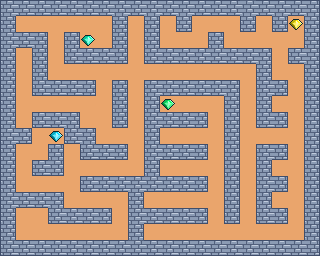

Below is a game level as drawn by its tile map, then a one-line description and the .tmx file that defines it, in full:
An orthogonal 20x16 tile map with 16x16 px tiles, 4 tile layers (ground, obstacle, moving-obstacle, diamond), 6 tilesets and 5 objects (3x spider-enemy-small, exit-point, player).

<map version="1.10" tiledversion="1.10.2" orientation="orthogonal" renderorder="right-down" width="20" height="16" tilewidth="16" tileheight="16" infinite="0" nextlayerid="16" nextobjectid="7">
 <tileset firstgid="1" source="../tsx/ground.tsx" />
 <tileset firstgid="17" source="../tsx/single-wall.tsx" />
 <tileset firstgid="33" source="../tsx/player.tsx" />
 <tileset firstgid="73" source="../tsx/misc.tsx" />
 <tileset firstgid="89" source="../tsx/spider-enemy-small.tsx" />
 <tileset firstgid="109" source="../tsx/collectable.tsx" />
 <layer id="1" name="ground" width="20" height="16">
  <data encoding="csv">
1,1,1,1,1,1,1,1,1,1,1,1,1,1,1,1,1,1,1,1,
1,1,1,1,1,1,1,1,1,1,1,1,1,1,1,1,1,1,1,1,
1,1,1,1,1,1,1,1,1,1,1,1,1,1,1,1,1,1,1,1,
1,1,1,1,1,1,1,1,1,1,1,1,1,1,1,1,1,1,1,1,
1,1,1,1,1,1,1,1,1,1,1,1,1,1,1,1,1,1,1,1,
1,1,1,1,1,1,1,1,1,1,1,1,1,1,1,1,1,1,1,1,
1,1,1,1,1,1,1,1,1,1,1,1,1,1,1,1,1,1,1,1,
1,1,1,1,1,1,1,1,1,1,1,1,1,1,1,1,1,1,1,1,
1,1,1,1,1,1,1,1,1,1,1,1,1,1,1,1,1,1,1,1,
1,1,1,1,1,1,1,1,1,1,1,1,1,1,1,1,1,1,1,1,
1,1,1,1,1,1,1,1,1,1,1,1,1,1,1,1,1,1,1,1,
1,1,1,1,1,1,1,1,1,1,1,1,1,1,1,1,1,1,1,1,
1,1,1,1,1,1,1,1,1,1,1,1,1,1,1,1,1,1,1,1,
1,1,1,1,1,1,1,1,1,1,1,1,1,1,1,1,1,1,1,1,
1,1,1,1,1,1,1,1,1,1,1,1,1,1,1,1,1,1,1,1,
1,1,1,1,1,1,1,1,1,1,1,1,1,1,1,1,1,1,1,1
</data>
 </layer>
 <objectgroup id="4" name="major-game-item">
  <object id="3" name="exit-point" gid="73" x="160" y="32" width="16" height="16" />
  <object id="1" name="player" gid="33" x="16" y="224" width="16" height="16" />
 </objectgroup>
 <layer id="3" name="obstacle" width="20" height="16">
  <data encoding="csv">
17,21,21,21,21,21,21,19,21,19,21,19,21,21,21,22,21,19,21,18,
20,0,0,0,0,0,0,20,0,20,0,31,0,0,0,31,0,31,0,20,
28,21,18,0,23,0,0,20,0,20,0,0,0,23,0,0,0,0,0,20,
20,0,20,0,25,21,21,26,0,25,21,21,21,27,21,21,18,0,32,29,
20,0,20,0,0,0,0,0,0,0,0,0,0,0,0,0,20,0,0,20,
20,0,25,21,21,24,0,23,0,17,21,21,21,21,18,0,28,24,0,20,
20,0,0,0,0,0,0,20,0,20,0,0,0,0,20,0,20,0,0,20,
20,0,32,21,18,0,0,31,0,28,21,21,24,0,20,0,25,24,0,20,
28,24,0,0,25,18,0,0,0,20,0,0,0,0,20,0,0,0,0,20,
20,0,0,23,0,25,21,24,0,28,21,21,24,0,20,0,17,24,0,20,
20,0,32,26,0,0,0,0,0,20,0,0,0,0,20,0,20,0,0,20,
20,0,0,0,0,32,21,21,19,27,21,21,24,0,20,0,28,24,0,20,
28,21,21,18,0,0,0,0,20,0,0,0,0,0,20,0,20,0,0,20,
20,0,0,25,21,21,24,0,28,21,21,21,24,0,31,0,25,24,0,20,
20,0,0,0,0,0,0,0,20,0,0,0,0,0,0,0,0,0,0,20,
25,21,21,21,21,21,21,21,27,21,21,21,21,21,21,21,21,21,21,26
</data>
 </layer>
 <layer id="7" name="moving-obstacle" width="20" height="16">
  <data encoding="csv">
0,0,0,0,0,0,0,0,0,0,0,0,0,0,0,0,0,0,0,0,
0,0,0,0,0,0,0,0,0,0,0,0,0,0,0,0,0,0,0,0,
0,0,0,0,0,0,0,0,0,0,0,0,0,0,0,0,0,0,0,0,
0,0,0,0,0,0,0,0,0,0,0,0,0,0,0,0,0,0,0,0,
0,0,0,0,0,0,0,0,0,0,0,0,0,0,0,0,0,0,0,0,
0,0,0,0,0,0,0,0,0,0,0,0,0,0,0,0,0,0,0,0,
0,0,0,0,0,0,0,0,0,0,0,0,0,0,0,0,0,0,0,0,
0,0,0,0,0,0,0,0,0,0,0,0,0,0,0,0,0,0,0,0,
0,0,0,0,0,0,0,0,0,0,0,0,0,0,0,0,0,0,0,0,
0,0,0,0,0,0,0,0,0,0,0,0,0,0,0,0,0,0,0,0,
0,0,0,0,0,0,0,0,0,0,0,0,0,0,0,0,0,0,0,0,
0,0,0,0,0,0,0,0,0,0,0,0,0,0,0,0,0,0,0,0,
0,0,0,0,0,0,0,0,0,0,0,0,0,0,0,0,0,0,0,0,
0,0,0,0,0,0,0,0,0,0,0,0,0,0,0,0,0,0,0,0,
0,0,0,0,0,0,0,0,0,0,0,0,0,0,0,0,0,0,0,0,
0,0,0,0,0,0,0,0,0,0,0,0,0,0,0,0,0,0,0,0
</data>
 </layer>
 <group id="8" name="enemy">
  <objectgroup id="15" name="ghost-enemy" />
  <objectgroup id="5" name="spider-enemy">
   <object id="4" name="spider-enemy-small" gid="89" x="288" y="80" width="16" height="16">
    <properties>
     <property name="motion_schedule" value="0, 60, 30" />
     <property name="net_length" type="int" value="4" />
     <property name="speed" type="float" value="4" />
    </properties>
   </object>
   <object id="5" name="spider-enemy-small" gid="89" x="208" y="112" width="16" height="16">
    <properties>
     <property name="motion_schedule" value="0, 60, 30" />
     <property name="net_length" type="int" value="8" />
     <property name="speed" type="float" value="5" />
    </properties>
   </object>
   <object id="6" name="spider-enemy-small" gid="89" x="16" y="64" width="16" height="16">
    <properties>
     <property name="motion_schedule" value="0, 60, 30" />
     <property name="net_length" type="int" value="4" />
     <property name="speed" type="float" value="2" />
    </properties>
   </object>
  </objectgroup>
  <objectgroup id="13" name="fire-flame-enemy" />
  <objectgroup id="14" name="monster-enemy" />
 </group>
 <group id="9" name="collectable">
  <layer id="6" name="diamond" width="20" height="16">
   <data encoding="csv">
0,0,0,0,0,0,0,0,0,0,0,0,0,0,0,0,0,0,0,0,
0,0,0,0,0,0,0,0,0,0,0,0,0,0,0,0,0,0,112,0,
0,0,0,0,0,110,0,0,0,0,0,0,0,0,0,0,0,0,0,0,
0,0,0,0,0,0,0,0,0,0,0,0,0,0,0,0,0,0,0,0,
0,0,0,0,0,0,0,0,0,0,0,0,0,0,0,0,0,0,0,0,
0,0,0,0,0,0,0,0,0,0,0,0,0,0,0,0,0,0,0,0,
0,0,0,0,0,0,0,0,0,0,111,0,0,0,0,0,0,0,0,0,
0,0,0,0,0,0,0,0,0,0,0,0,0,0,0,0,0,0,0,0,
0,0,0,109,0,0,0,0,0,0,0,0,0,0,0,0,0,0,0,0,
0,0,0,0,0,0,0,0,0,0,0,0,0,0,0,0,0,0,0,0,
0,0,0,0,0,0,0,0,0,0,0,0,0,0,0,0,0,0,0,0,
0,0,0,0,0,0,0,0,0,0,0,0,0,0,0,0,0,0,0,0,
0,0,0,0,0,0,0,0,0,0,0,0,0,0,0,0,0,0,0,0,
0,0,0,0,0,0,0,0,0,0,0,0,0,0,0,0,0,0,0,0,
0,0,0,0,0,0,0,0,0,0,0,0,0,0,0,0,0,0,0,0,
0,0,0,0,0,0,0,0,0,0,0,0,0,0,0,0,0,0,0,0
</data>
  </layer>
  <objectgroup id="12" name="key" />
  <objectgroup id="11" name="powerup" />
 </group>
 <objectgroup id="10" name="door" />
</map>
